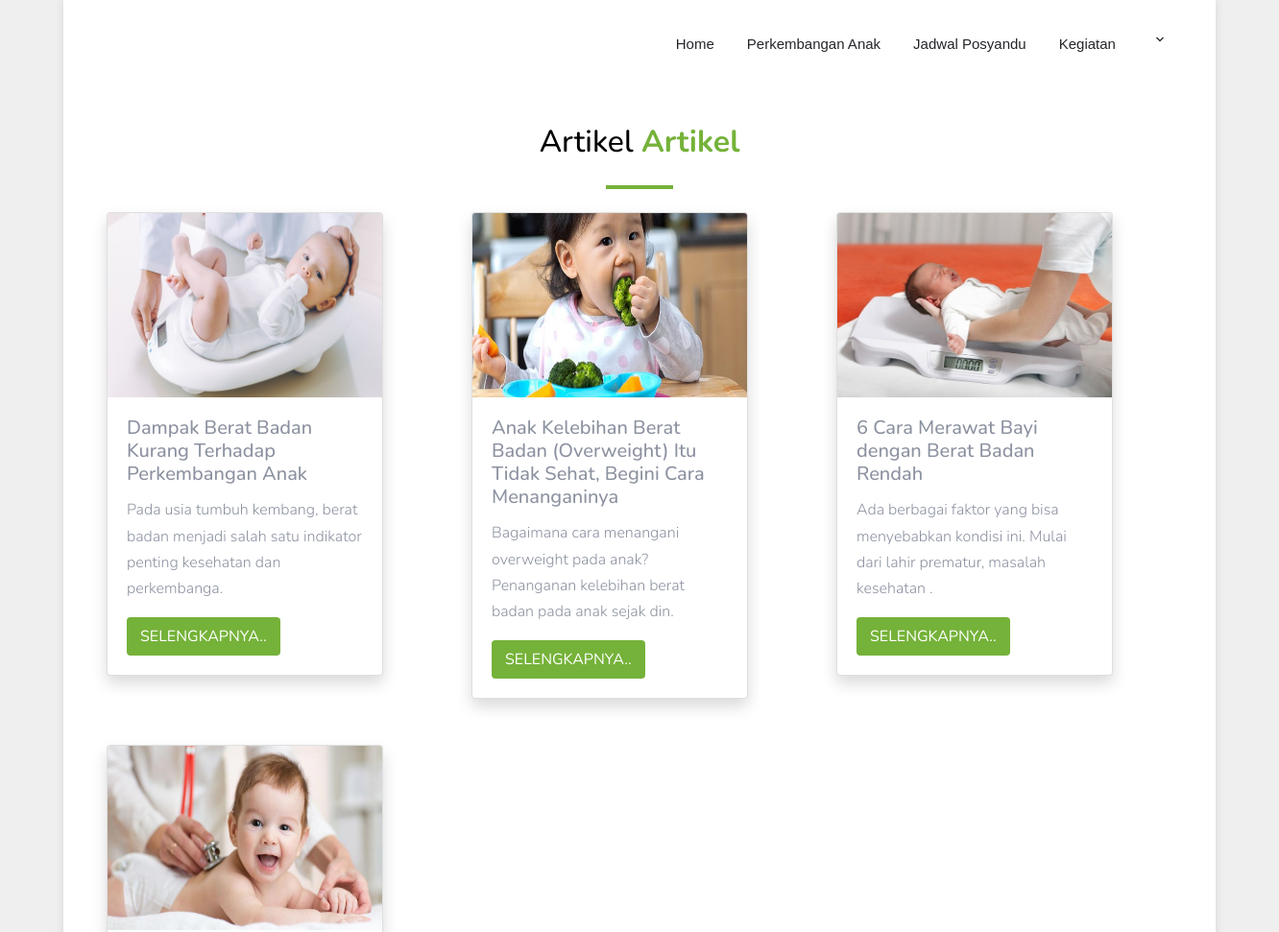
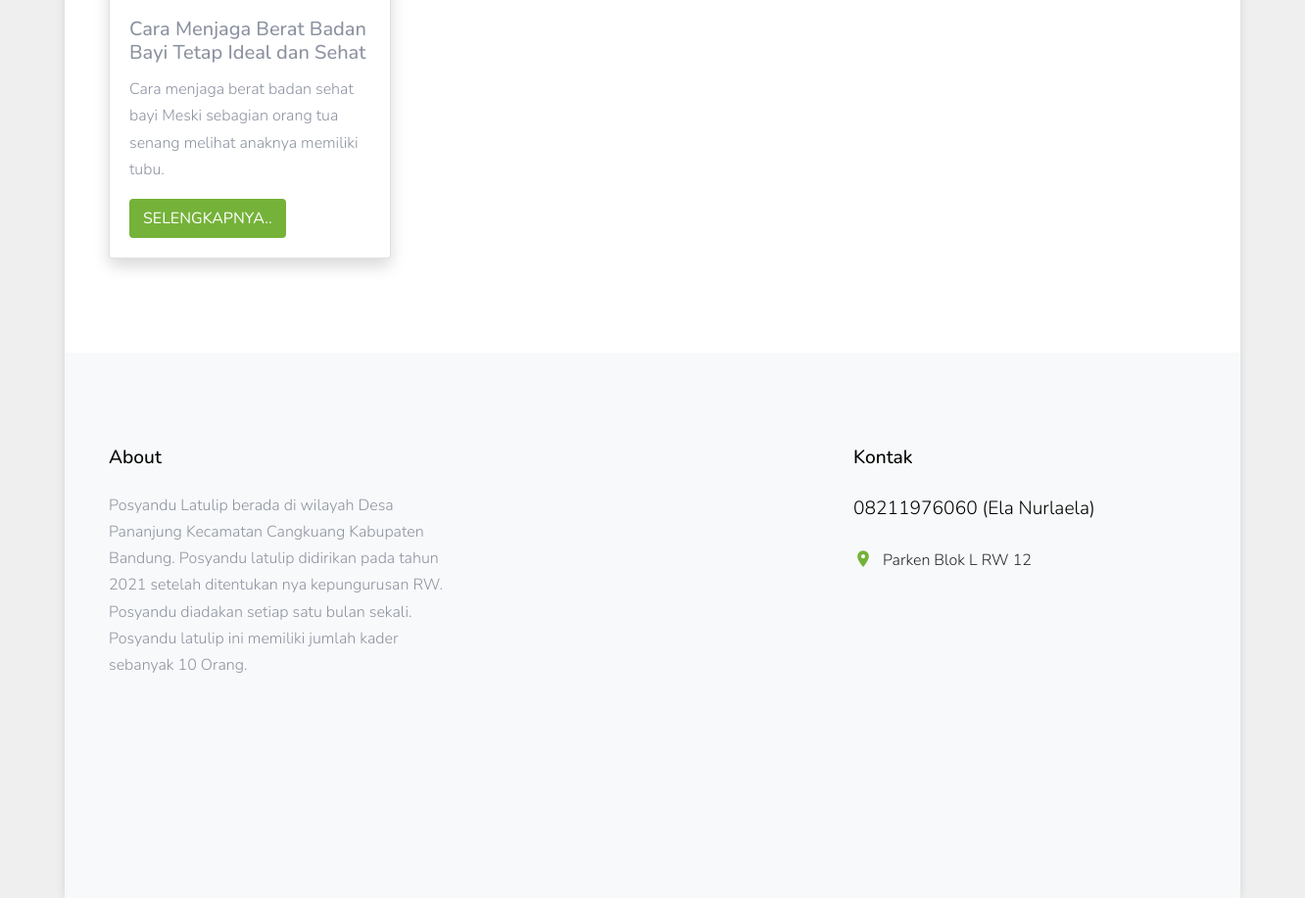
The app's page /index.php/user/artikelPosyandu with its own data (2 pictures, top to bottom).
### tables this page shows
CREATE TABLE `artikel` (
  `id_artikel` int(11) NOT NULL,
  `judul` varchar(225) NOT NULL,
  `isi_artikel` text NOT NULL,
  `view` int(11) NOT NULL,
  `foto` varchar(225) NOT NULL,
  `id_kategori` varchar(50) NOT NULL,
  `created_by` varchar(225) NOT NULL,
  `created_date` date NOT NULL
);

### application/controllers/User.php (called while the page is built, shortened)
<?php
class User extends CI_Controller
{
    public function __construct()
    {
        $this->load->library("session");
        $this->load->model('DataAnak');
        $this->load->model('DataIbu');
        $this->load->model('DataPosyandu');
        $this->load->model('DataImunisasi');
        $this->load->model('DataKMS');
        $this->load->model('DataAkun');
    }
    public function artikelPosyandu()
    {
        $data['user'] = $this->db->get_where('dataAnak', ['nik' => $this->session->userdata('nik')])->row_array();
        $data['posyandu'] = $this->db->get_where('dataposyandu', ['kode_posyandu' => $data['user']['kode_posyandu']])->row_array();
        $data['artikel'] = $this->db->query("SELECT * FROM artikel ORDER BY id_artikel DESC")->result_array();
        $this->load->view('User/template/header', $data);
        $this->load->view('User/artikelView');
        $this->load->view('User/template/footer');
    }
}

### index.php (called while the page is built, shortened)
<?php
require_once BASEPATH . 'core/CodeIgniter.php';

### application/views/User/artikelView.php (the view)
<div class="site-section py-5">
  <div class="container">
    <div class="title-section  text-center mb-3">
      <h2>Artikel <strong class="text-primary">Artikel</strong></h2>
    </div>
    <div class="row">
      <?php foreach ($artikel as $row) : ?>
        <div class="col-lg-4 mb-5">
          <div class="card shadow" style="width: 18rem;">
            <img src="<?= base_url('assets/img/artikel/' . $row['foto']) ?>" class="card-img-top" alt="..." style="height: 12rem;">
            <div class="card-body">
              <h5 class="card-title"><?= $row['judul']; ?></h5>
              <p class="card-text"><?= substr($row['isi_artikel'], 0, 100); ?>.</p>
              <a href="<?= base_url('user/artikelDetail/' . $row['id_artikel']) ?>" class="btn btn-primary">Selengkapnya..</a>
            </div>
          </div>
        </div>
      <?php endforeach; ?>
    </div>
  </div>
</div>

### application/views/User/template/header.php (shortened to what this page needs)
<!DOCTYPE html>
<html lang="en">
<head>
  <link rel="stylesheet" href="<?= base_url() ?>assets/user/fonts/icomoon/style.css">
  <link rel="stylesheet" href="<?= base_url() ?>assets/user/css/bootstrap.min.css">
  <link rel="stylesheet" href="<?= base_url() ?>assets/user/fonts/flaticon/font/flaticon.css">
  <link rel="stylesheet" href="<?= base_url() ?>assets/user/css/magnific-popup.css">
  <link rel="stylesheet" href="<?= base_url() ?>assets/user/css/jquery-ui.css">
  <link rel="stylesheet" href="<?= base_url() ?>assets/user/css/owl.carousel.min.css">
  <link rel="stylesheet" href="<?= base_url() ?>assets/user/css/owl.theme.default.min.css">
  <link rel="stylesheet" href="<?= base_url() ?>assets/user/css/aos.css">
  <link rel="stylesheet" href="<?php echo base_url() . 'assets/css/morris.css' ?>">
  <link rel="stylesheet" href="<?= base_url() ?>assets/user/css/style.css">
  <link rel="stylesheet" href="https://cdn.datatables.net/1.10.25/css/jquery.dataTables.min.css">
  <link rel="stylesheet" href="<?= base_url() ?>assets/css/style.css" />
</head>
<body>
  <div class="site-wrap">
    <div class="site-navbar py-2">
      <div class="container">
        <div class="d-flex align-items-center justify-content-between  ">
          <div class="main-nav d-none d-lg-block">
            <nav class="site-navigation text-right text-md-center" role="navigation">
              <ul class="site-menu js-clone-nav d-none d-lg-block">
                <li class="<?php if ($this->uri->segment(2) == 'index') {
                              echo "active";
                            } ?>"><a href=" <?= base_url('user') ?>">Home</a></li>
                <li class="<?php if ($this->uri->segment(2) == 'imunisasiUser' || $this->uri->segment(2) == 'riwayatImunisasi' || $this->uri->segment(2) == 'riwayatPerkembangan' || $this->uri->segment(2) == 'grafikPerkembangan') {
                              echo "active";
                            } ?>"><a href="<?= base_url('user/imunisasiUser') ?>">Perkembangan Anak</a></li>
                <li class="<?php if ($this->uri->segment(2) == 'jadwalPosyandu') {
                              echo "active";
                            } ?>"><a href="<?= base_url('user/jadwalPosyandu') ?>">Jadwal Posyandu</a></li>
                <li class="<?php if ($this->uri->segment(2) == 'kegiatanPosyandu' || $this->uri->segment(2) == 'kegiatanDetail') {
                              echo "active";
                            } ?>"><a href="<?= base_url('user/kegiatanPosyandu') ?>">Kegiatan </a></li>
                <li class="has-children">
                  <a href="#"><?= $user['nama']; ?></a>
                </li>
              </ul>
            </nav>
          </div>
        </div>
      </div>
    </div>

### application/views/User/template/footer.php (shortened to what this page needs)
<footer class="site-footer bg-light">
    <div class="container">
        <div class="row">
            <div class="col-md-6 col-lg-4 mb-4 mb-lg-0">
                <div class="block-7">
                    <h3 class="footer-heading mb-4">About <strong class="text-primary"><?= $posyandu['nama_posyandu']; ?></strong></h3>
                    <p><?= $posyandu['keterangan']; ?> Posyandu Latulip berada di wilayah Desa Pananjung Kecamatan Cangkuang Kabupaten Bandung. Posyandu latulip didirikan pada tahun 2021 setelah ditentukan nya kepungurusan RW.
Posyandu diadakan setiap satu bulan sekali. Posyandu latulip ini memiliki jumlah kader sebanyak 10 Orang. </p>
                </div>
            </div>
            <div class="col-lg-3 mx-auto mb-5 mb-lg-0">
            </div>
            <div class="col-md-6 col-lg-4">
                <div class="block-5 mb-5">
                    <h3 class="footer-heading mb-4">Kontak</h3>
		    <div class="footer-heading mb-4"> 08211976060 (Ela Nurlaela)</div>
                    <ul class="list-unstyled">
                        <li class="address"><?= $posyandu['alamat']; ?> Parken Blok L RW 12 </li>
                    </ul>
                </div>
            </div>
        </div>
        <div class="row pt-5 mt-5 text-center">
            <div class="col-md-12">
            </div>
        </div>
    </div>
</footer>
</div>
</body>
</html>

### assets/user/css/style.css (style rules this page uses)
body { line-height: 1.7; color: #8c92a0; font-weight: 300; font-size: 16px; background: #efefef; }
a { -webkit-transition: .3s all ease; -o-transition: .3s all ease; transition: .3s all ease; }
.site-wrap:before { -webkit-transition: .3s all ease-in-out; -o-transition: .3s all ease-in-out; transition: .3s all ease-in-out; background: rgba(0, 0, 0, 0.6); content: ""; position: absolute; z-index: 2000; top: 0; left: 0; right: 0; bottom: 0; opacity: 0; visibility: hidden; }
.btn { -webkit-transition: .3s all ease-in-out; -o-transition: .3s all ease-in-out; transition: .3s all ease-in-out; text-transform: uppercase; border-width: 2px; }
.site-section { padding: 2.5em 0; }
@media (min-width: 768px) { .site-section { padding: 5em 0; } }
.site-footer { padding: 6em 0; }
.site-footer ul li { margin-bottom: 10px; }
.site-footer .footer-heading { font-size: 1.2rem; color: #000; margin-bottom: 1rem; }
.site-navbar { margin-bottom: 0px; z-index: 1999; position: relative; top: 0; width: 100%; background: #fff; }
.site-navbar a { color: #000; }
.site-navbar .site-navigation .site-menu { margin-left: 0; padding-left: 0; margin-bottom: 0; }
.site-navbar .site-navigation .site-menu a { text-decoration: none !important; font-size: 15px; display: inline-block; }
.site-navbar .site-navigation .site-menu > li { display: inline-block; padding: 10px 5px; }
.site-navbar .site-navigation .site-menu > li > a { padding: 10px 10px; color: #25262a; font-size: 15px; text-decoration: none !important; }
.site-navbar .site-navigation .site-menu .has-children { position: relative; }
.site-navbar .site-navigation .site-menu .has-children > a { position: relative; padding-right: 20px; }
.site-navbar .site-navigation .site-menu .has-children > a:before { position: absolute; content: "\e313"; font-size: 16px; top: 50%; right: 0; -webkit-transform: translateY(-50%); -ms-transform: translateY(-50%); transform: translateY(-50%); font-family: 'icomoon'; }
.site-mobile-menu .site-nav-wrap { padding: 0; margin: 0; list-style: none; position: relative; }
.site-mobile-menu .site-nav-wrap a { padding: 10px 20px; display: block; position: relative; color: #212529; }
.site-mobile-menu .site-nav-wrap li { position: relative; display: block; }
.site-mobile-menu .site-nav-wrap > li { display: block; position: relative; float: left; width: 100%; }
.site-mobile-menu .site-nav-wrap > li > a { padding-left: 20px; font-size: 20px; }
.site-wrap { max-width: 1200px; margin: 0 auto; background: #fff; -webkit-box-shadow: 0 0 10px 0 rgba(0, 0, 0, 0.1); box-shadow: 0 0 10px 0 rgba(0, 0, 0, 0.1); }
.block-5 ul, .block-5 ul li { list-style: none; padding: 0; margin: 0; line-height: 1.5; }
.block-5 ul li { padding-left: 30px; position: relative; margin-bottom: 15px; color: #25262a; }
.block-5 ul li:before { top: 0; font-family: "icomoon"; content: ""; position: absolute; left: 0; font-size: 20px; line-height: 1; color: #75b239; }
.block-5 ul li.address:before { content: "\e8b4"; }
.title-section h2 { display: inline-block; color: #000; position: relative; padding-bottom: 30px; }
.title-section h2:before { position: absolute; bottom: 0; width: 70px; height: 4px; background: #75b239; content: ""; }
.title-section.text-center h2:before { position: absolute; bottom: 0; left: 50%; -webkit-transform: translateX(-50%); -ms-transform: translateX(-50%); transform: translateX(-50%); width: 70px; height: 4px; background: #75b239; content: ""; }

### assets/css/style.css (style rules this page uses)
nav { margin-top: 10px; -webkit-border-radius: 5px; -moz-border-radius: 5px; border-radius: 5px; }
nav a { font: 1.2em/1em sans-serif; display: inline-block; padding: 10px 15px; text-decoration: none; color: rgb(46, 45, 45); }

### records on screen
artikel: foto (picture), judul "Dampak Berat Badan Kurang Terhadap Perkembangan Anak", isi_artikel "Pada usia tumbuh kembang, berat badan menjadi salah satu indikator penting kesehatan dan perkembanga"
artikel: foto (picture), judul "Anak Kelebihan Berat Badan (Overweight) Itu Tidak Sehat, Begini Cara Menanganinya", isi_artikel "Bagaimana cara menangani overweight pada anak? Penanganan kelebihan berat badan pada anak sejak din"
artikel: foto (picture), judul "6 Cara Merawat Bayi dengan Berat Badan Rendah", isi_artikel "Ada berbagai faktor yang bisa menyebabkan kondisi ini. Mulai dari lahir prematur, masalah kesehatan"
artikel: foto (picture), judul "Cara Menjaga Berat Badan Bayi Tetap Ideal dan Sehat", isi_artikel "Cara menjaga berat badan sehat bayi Meski sebagian orang tua senang melihat anaknya memiliki tubu"
